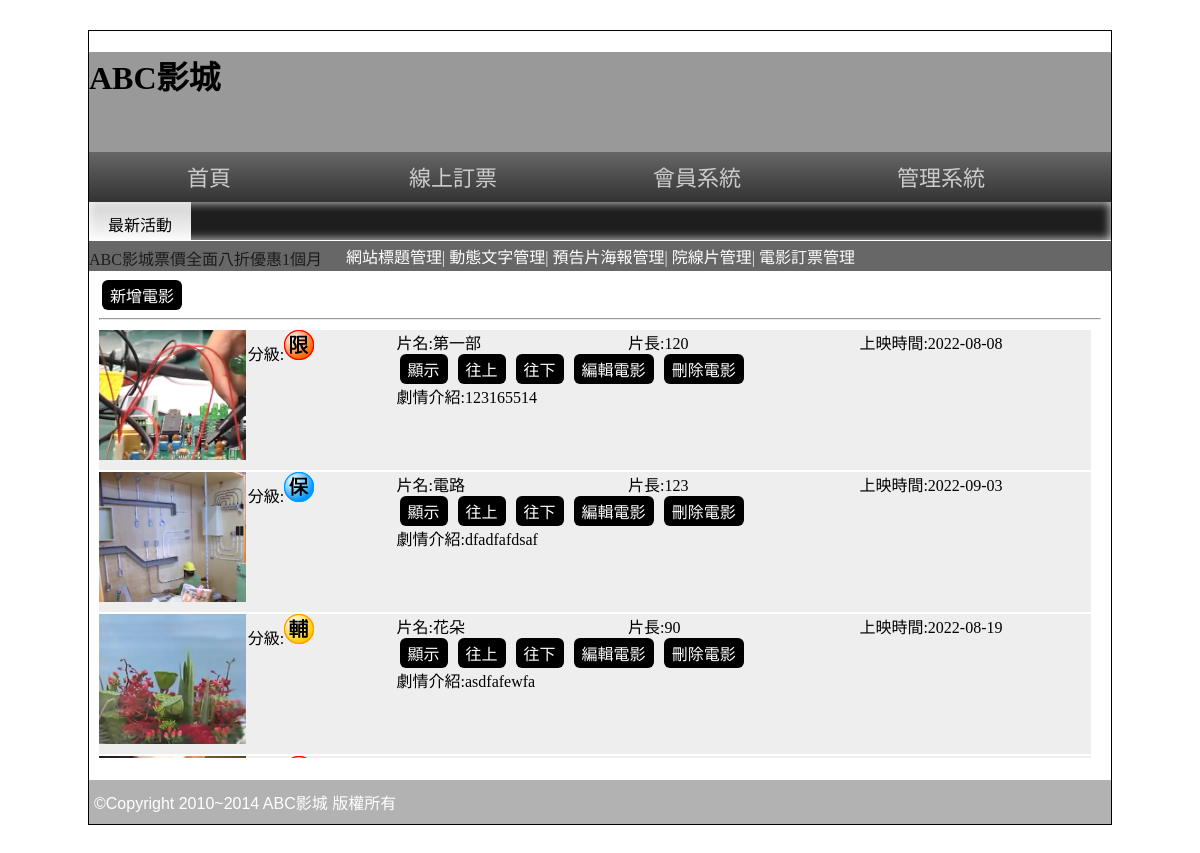
Screenshot of /back.php?do=movie (signed in) with the database file from the repository.
### tables this page shows
CREATE TABLE `movie` (
  `id` int(11) UNSIGNED NOT NULL,
  `name` varchar(64) NOT NULL,
  `level` varchar(10) NOT NULL,
  `length` int(10) UNSIGNED NOT NULL,
  `ondate` date NOT NULL,
  `publish` text NOT NULL,
  `director` text NOT NULL,
  `trailer` text NOT NULL,
  `poster` text NOT NULL,
  `intro` text NOT NULL,
  `sh` int(10) UNSIGNED NOT NULL,
  `rank` int(10) UNSIGNED NOT NULL
);

### base.php (called while the page is built, shortened)
<?php
class DB{
    protected $dsn='mysql:host=localhost;charset=utf8;dbname=db03';
    protected $table;
    protected $pdo;
    function __construct($table)
    {
        $this->table=$table;
        $this->pdo=new PDO($this->dsn,'root','');
    }
    function all(...$arg){
        $sql="select * from $this->table ";
        if(isset($arg[0])){
            if(is_array($arg[0])){
                foreach($arg[0] as $key => $val){
                    $tmp[]="`$key`='$val'";
                }
                $sql .= " where " . join(" && ",$tmp);
            }else{
                $sql .= $arg[0];
            }
        }
        return $this->pdo->query($sql)->fetchAll(PDO::FETCH_ASSOC);
   }
}
$Movie=new DB('movie');
$Level=[
    '普遍級'=>'03C01.png',
    '輔導級'=>'03C02.png',
    '保護級'=>'03C03.png',
    '限制級'=>'03C04.png',
];
?>

### back/movie.php (the view, shortened to what this page needs)
<button onclick="location.href='?do=add_movie'">新增電影</button>
<hr>
<div style="overflow:auto;height:430px;">
<?php
$rows=$Movie->all("order by rank");
foreach($rows as $key=>$row){
    $prev=(isset($rows[$key-1]))?$rows[$key-1]['id']:$row['id'];
    $next=(isset($rows[$key+1]))?$rows[$key+1]['id']:$row['id'];
?>
    <div style="background: #eee;width:99%;height:140px;margin:2px 0;display:flex;">
        <div style="width:15%">
            <img src="./upload/<?=$row['poster'];?>" style="width:99%;height:130px">
        </div>
        <div style="width:15%">
            分級:<img src="./icon/<?=$Level[$row['level']];?>" alt="">
        </div>
        <div style="width:70%">
            <div style="display:flex">
                <div style="width:33.33%">片名:<?=$row['name']?></div>
                <div style="width:33.33%">片長:<?=$row['length']?></div>
                <div style="width:33.33%">上映時間:<?=$row['ondate']?></div>
            </div>
            <div>
                <button onclick="show(<?=$row['id'];?>)"><?=($row['sh']==1)?'顯示':'隱藏';?></button>
                <button onclick="sw('movie',[<?=$row['id'];?>,<?=$prev;?>])">往上</button>
                <button onclick="sw('movie',[<?=$row['id'];?>,<?=$next;?>])">往下</button>
                <button onclick="location.href='?do=edit_movie&id=<?=$row['id'];?>'">編輯電影</button>
                <button onclick="del('movie',<?=$row['id']?>)">刪除電影</button>
            </div>
            <div>
                劇情介紹:<?=$row['intro']?>
            </div>
        </div>
    </div>
    <?php
    }
    ?>
</div>

### css/css.css (style rules this page uses)
body { background:url(../icon/b.png); font-family:微軟正黑體; }
input[type='button'],input[type='submit'],input[type='reset'],button,.button { background:#000; color:#fff; border:none; cursor:pointer; font-size:16px; text-decoration:none; padding: 3px 8px; border-radius: 6px; margin: 0 3px; }

### rows the page displays
movie: poster (picture), name "第一部", length "120", ondate "2022-08-08", sh "顯示", intro "123165514"
movie: poster (picture), shows a picture, name "電路", length "123", ondate "2022-09-03", sh "顯示", intro "dfadfafdsaf"
movie: poster (picture), shows a picture, name "花朵", length "90", ondate "2022-08-19", sh "顯示", intro "asdfafewfa"
movie: poster (picture)
